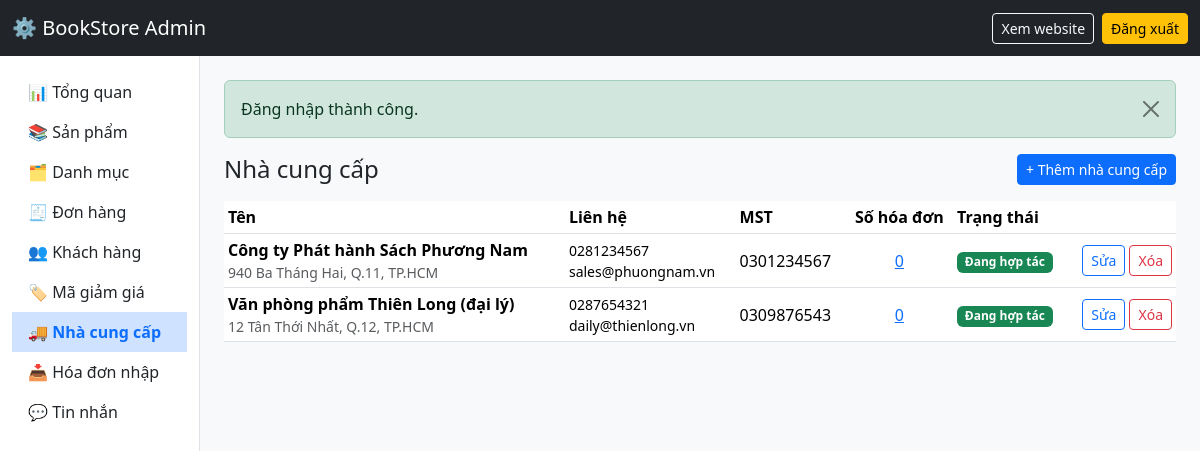
Screenshot of /admin/nha-cung-cap (signed in) with the database file from the repository.
### tables this page shows
CREATE TABLE suppliers (
    id         INT UNSIGNED AUTO_INCREMENT PRIMARY KEY,
    name       VARCHAR(150) NOT NULL,
    phone      VARCHAR(20)  NULL,
    email      VARCHAR(150) NULL,
    address    VARCHAR(255) NULL,
    tax_code   VARCHAR(20)  NULL,                        
    is_active  TINYINT(1)   NOT NULL DEFAULT 1,
    created_at TIMESTAMP    NOT NULL DEFAULT CURRENT_TIMESTAMP
);

### app/core/Controller.php (called while the page is built, shortened)
<?php
abstract class Controller
{
    protected function render(string $view, array $data = [], string $layout = 'main'): void
    {
        extract($data);
        require APP_PATH . "/views/$view.php";
    }
}

### app/controllers/AdminController.php (called while the page is built, shortened)
<?php
abstract class AdminController extends Controller
{
    protected function view(string $view, array $data = []): void
    {
        $this->render($view, $data, 'admin');
    }
}

### app/controllers/AdminSupplierController.php (called while the page is built, shortened)
<?php
class AdminSupplierController extends AdminController
{
    public function index(): void
    {
        $this->view('admin/suppliers/index', ['title' => 'Nhà cung cấp', 'suppliers' => (new Supplier())->all()]);
    }
}

### public/index.php (called while the page is built, shortened)
<?php
require APP_PATH . '/core/helpers.php';
$router = new Router();
$router->dispatch($_SERVER['REQUEST_METHOD'], $_SERVER['REQUEST_URI']);

### app/core/helpers.php (called while the page is built, shortened)
<?php
function e($value): string
{
    return htmlspecialchars((string)$value, ENT_QUOTES, 'UTF-8');
}
function url(string $path = ''): string
{
    return BASE_URL . '/' . ltrim($path, '/');
}

### app/models/Supplier.php (called while the page is built, shortened)
<?php
class Supplier extends Model
{
    public function all(bool $onlyActive = false): array
    {
        $sql = "SELECT s.*, (SELECT COUNT(*) FROM purchase_invoices i WHERE i.supplier_id = s.id) AS invoice_count
                FROM suppliers s" . ($onlyActive ? " WHERE s.is_active = 1" : "") . " ORDER BY s.name";
        return $this->db->query($sql)->fetchAll();
    }
}

### app/views/admin/suppliers/index.php (the view)
<div class="d-flex justify-content-between align-items-center mb-3">
    <h1 class="h4 mb-0">Nhà cung cấp</h1>
    <a href="<?= url('/admin/nha-cung-cap/them') ?>" class="btn btn-primary btn-sm">+ Thêm nhà cung cấp</a>
</div>
<div class="table-responsive"><table class="table table-sm table-hover align-middle bg-white">
    <thead><tr><th>Tên</th><th>Liên hệ</th><th>MST</th><th class="text-center">Số hóa đơn</th><th>Trạng thái</th><th></th></tr></thead>
    <tbody>
    <?php foreach ($suppliers as $s): ?>
        <tr>
            <td><strong><?= e($s['name']) ?></strong><div class="small text-muted"><?= e($s['address']) ?></div></td>
            <td class="small"><?= e($s['phone']) ?><br><?= e($s['email']) ?></td>
            <td><?= e($s['tax_code']) ?></td>
            <td class="text-center"><a href="<?= url('/admin/hoa-don-nhap?supplier=' . $s['id']) ?>"><?= (int)$s['invoice_count'] ?></a></td>
            <td><?= $s['is_active'] ? '<span class="badge text-bg-success">Đang hợp tác</span>' : '<span class="badge text-bg-secondary">Ngừng</span>' ?></td>
            <td class="text-end text-nowrap">
                <a href="<?= url('/admin/nha-cung-cap/' . $s['id'] . '/sua') ?>" class="btn btn-sm btn-outline-primary">Sửa</a>
                <form method="post" action="<?= url('/admin/nha-cung-cap/' . $s['id'] . '/xoa') ?>" class="d-inline" onsubmit="return confirm('Xóa nhà cung cấp này?')">
                    <?= csrf_field() ?><button class="btn btn-sm btn-outline-danger">Xóa</button>
                </form>
            </td>
        </tr>
    <?php endforeach; ?>
    </tbody>
</table></div>

### app/core/Router.php (shortened to what this page needs)
<?php
class Router
{
    private array $routes = [];
    private function add(string $method, string $path, string $handler): void
    {
        $regex = preg_replace('#\{(\w+)\}#', '(?P<$1>[^/]+)', $path);
        $this->routes[] = [$method, '#^' . $regex . '$#', $handler];
    }
    public function dispatch(string $method, string $uri): void
    {
        $path = parse_url($uri, PHP_URL_PATH);
        $path = preg_replace('#^' . preg_quote(BASE_URL, '#') . '(/public)?#', '', $path);
        $path = '/' . trim($path, '/');
        foreach ($this->routes as [$routeMethod, $regex, $handler]) {
            if ($routeMethod === $method && preg_match($regex, $path, $matches)) {
                $params = array_filter($matches, 'is_string', ARRAY_FILTER_USE_KEY);
                [$controllerName, $action] = explode('@', $handler);
                (new $controllerName())->$action(...array_values($params));
                return;
            }
        }
    }
}

### rows the page displays
suppliers: name "Công ty Phát hành Sách Phương Nam", address "940 Ba Tháng Hai, Q.11, TP.HCM", phone "0281234567", email "sales@phuongnam.vn", tax_code "0301234567", invoice_count "0", is_active "Đang hợp tác"
suppliers: name "Văn phòng phẩm Thiên Long (đại lý)", address "12 Tân Thới Nhất, Q.12, TP.HCM", phone "0287654321", email "daily@thienlong.vn", tax_code "0309876543", invoice_count "0", is_active "Đang hợp tác"

### other values shown
$label "📊 Tổng quan"
$label "📚 Sản phẩm"
$label "🗂 Danh mục"
$label "🧾 Đơn hàng"
$label "👥 Khách hàng"
$label "🏷 Mã giảm giá"
$label "🚚 Nhà cung cấp"
$label "📥 Hóa đơn nhập"
$f['message'] "Đăng nhập thành công."
